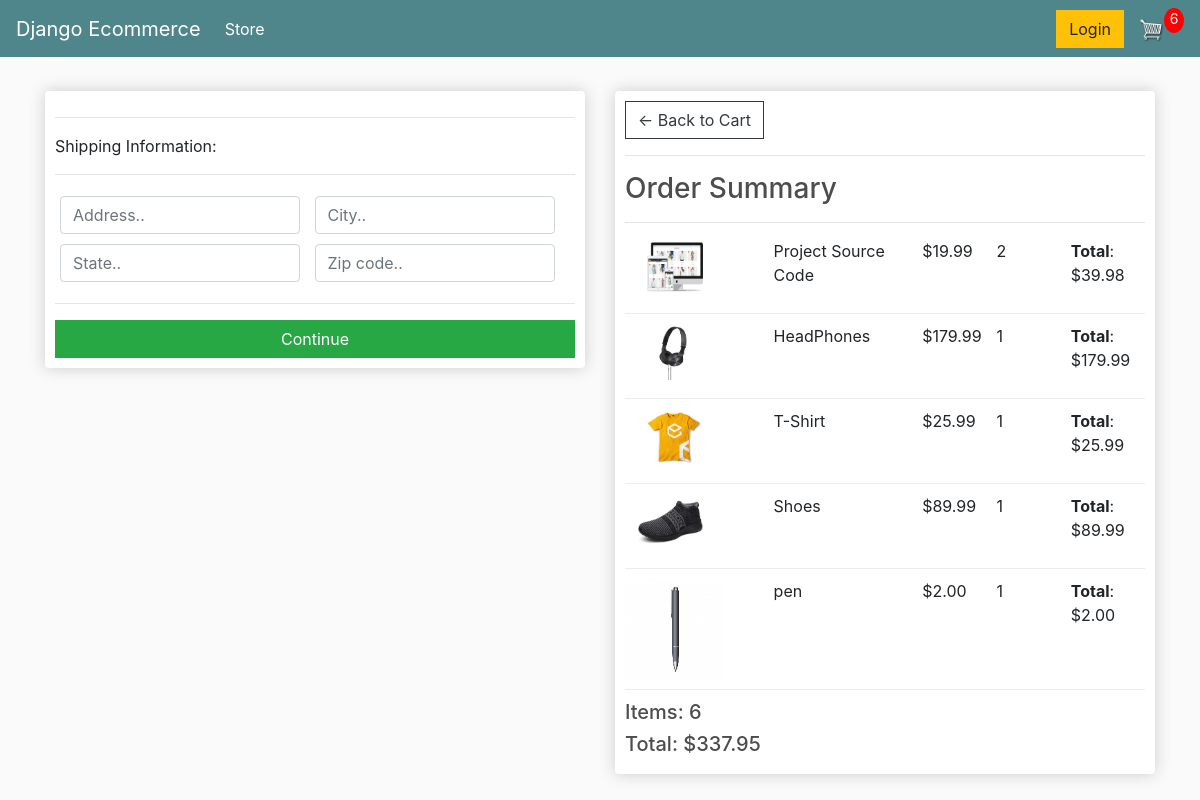
Screenshot of /checkout/ (signed in) with the database file from the repository.
### store/models.py (models this page shows, shortened)
class OrderItem(models.Model):
    product      = models.ForeignKey(Product,on_delete=models.SET_NULL,blank=True,null=True)
    order         = models.ForeignKey(Order,on_delete=models.SET_NULL,blank=True,null=True )
    quantity      = models.IntegerField(default=0,null=True,blank=True)
    date_added    = models.DateTimeField(auto_now_add=True)
    @property
    def get_total(self):
        total =self.product.price * self.quantity
        return total

class Product(models.Model):
    name     = models.CharField(max_length=200, null=True)
    price    = models.DecimalField(max_digits=7, decimal_places=2)
    digital  = models.BooleanField(default=False,null=True,blank=False)
    image    = models.ImageField(null=True,blank=True)
    @property
    def imageURL(self):
        try:
            url =self.image.url
        except:
            url =''
        return url

class Order(models.Model):
    customer       = models.ForeignKey(Customer,on_delete=models.SET_NULL,blank=True,null=True)
    date_ordered   = models.DateTimeField(auto_now_add=True)
    complete       = models.BooleanField(default=False,null=True,blank=False)
    transection_id = models.CharField(max_length=200, null=True)
    @property
    def shipping(self):
        shipping =False
        orderitems = self.orderitem_set.all()
        for i in orderitems:
            if i.product.digital ==False:
                shipping = True
        return shipping
    @property
    def get_cart_total(self):
        orderitems = self.orderitem_set.all()
        total = sum([item.get_total for item in orderitems])
        return total
    @property
    def get_cart_items(self):
        orderitems = self.orderitem_set.all()
        total = sum([item.quantity for item in orderitems])
        return total

### store/views.py (the view)
# urls.py: path('checkout/', views.checkout, name="checkout"),
def checkout(request):
    if request.user.is_authenticated:
        customer = request.user.customer
        order, created = Order.objects.get_or_create(customer=customer,complete=False)
        items =order.orderitem_set.all()
        cartItems =order.get_cart_items
    else:
        items = []
        order = {'get_cart_total':0,'get_cart_items':0,'shipping':False}
        cartItems = order['get_cart_items']
    context ={'items':items, 'order':order,'cartItems':cartItems}
    return render(request, 'store/checkout.html',context)

### store/templates/store/checkout.html (shortened to what this page needs)
{% extends 'store/main.html' %}
{% load static %}
{% block content %}
     <div class="row">
		<div class="col-lg-6">
			<div class="box-element" id="form-wrapper">
				<form id="form">
					<div id="shipping-info">
						<hr>
						<p>Shipping Information:</p>
						<hr>
						<div class="form-field">
							<input class="form-control" type="text" name="address" placeholder="Address..">
						</div>
						<div class="form-field">
							<input class="form-control" type="text" name="city" placeholder="City..">
						</div>
						<div class="form-field">
							<input class="form-control" type="text" name="state" placeholder="State..">
						</div>
						<div class="form-field">
							<input class="form-control" type="text" name="zipcode" placeholder="Zip code..">
						</div>
					</div>
					<hr>
					<input id="form-button" class="btn btn-success btn-block" type="submit" value="Continue">
				</form>
			</div>
			<br>
		</div>
		<div class="col-lg-6">
			<div class="box-element">
				<a  class="btn btn-outline-dark" href="{% url 'cart' %}">&#x2190; Back to Cart</a>
				<hr>
				<h3>Order Summary</h3>
				<hr>
				{% for item in items%}
				<div class="cart-row">
					<div style="flex:2"><img class="row-image" src="{{item.product.imageURL}}"></div>
					<div style="flex:2"><p>{{item.product.name}}</p></div>
					<div style="flex:1"><p>${{item.product.price|floatformat:2}}</p></div>
					<div style="flex:1"><p>{{item.quantity}}</p></div>
					<div style="flex:1"><p><strong>Total</strong>: ${{item.get_total}}</p></div>
				</div>
			    {% endfor %}
				<h5>Items:  {{order.get_cart_items}}</h5>
				<h5>Total:  ${{order.get_cart_total|floatformat:2}}</h5>
			</div>
		</div>
	</div>
{% endblock content %}

### static/css/main.css (style rules this page uses)
body { background-color: hsl(0, 0%, 98%); }
h1,h2,h3,h4,h5,h6 { color:hsl(0, 0%, 30%); }
.box-element { box-shadow:hsl(0, 0%, 80%) 0 0 16px; background-color: #fff; border-radius: 4px; padding: 10px; }
.col-lg-4, .col-lg-6, .col-lg-8, .col-lg-12 { margin-top: 10px; }
.btn { border-radius: 0; }
.row-image { width: 100px; }
.form-field { width:250px; display: inline-block; padding: 5px; }
.cart-row { display: flex; align-items: flex-stretch; padding-bottom: 10px; margin-bottom: 10px; border-bottom: 1px solid #ececec; }

### rows the page displays
OrderItem: product.imageURL (picture), product.name "Project Source Code", product.price "19.99", quantity "2", get_total "39.98"
OrderItem: product.imageURL (picture), product.name "HeadPhones", product.price "179.99", quantity "1", get_total "179.99"
OrderItem: product.imageURL (picture), product.name "T-Shirt", product.price "25.99", quantity "1", get_total "25.99"
OrderItem: product.imageURL (picture), product.name "Shoes", product.price "89.99", quantity "1", get_total "89.99"
OrderItem: product.imageURL (picture), product.name "pen", product.price "2.00", quantity "1", get_total "2.00"
Order: get_cart_items "6", get_cart_total "337.95"

### other values shown
{{ cartItems }} "6"
